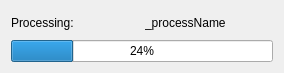
<?xml version="1.0" encoding="UTF-8"?>
<ui version="4.0">
 <class>Dialog</class>
 <widget class="QDialog" name="Dialog">
  <property name="geometry">
   <rect>
    <x>0</x>
    <y>0</y>
    <width>284</width>
    <height>73</height>
   </rect>
  </property>
  <property name="windowTitle">
   <string>Please wait...</string>
  </property>
  <layout class="QGridLayout" name="gridLayout">
   <item row="0" column="0">
    <layout class="QVBoxLayout" name="verticalLayout">
     <item>
      <layout class="QHBoxLayout" name="horizontalLayout">
       <item>
        <widget class="QLabel" name="label">
         <property name="text">
          <string>Processing: </string>
         </property>
        </widget>
       </item>
       <item>
        <widget class="QLabel" name="processName">
         <property name="text">
          <string>_processName</string>
         </property>
        </widget>
       </item>
      </layout>
     </item>
     <item>
      <widget class="QProgressBar" name="progressBar">
       <property name="value">
        <number>24</number>
       </property>
      </widget>
     </item>
    </layout>
   </item>
  </layout>
  <zorder>verticalLayoutWidget</zorder>
  <zorder>label</zorder>
 </widget>
 <resources/>
 <connections/>
</ui>
